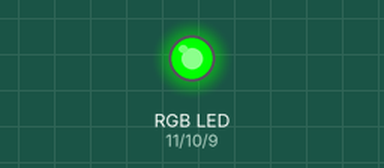
Recording of a sketch running on a simulated Arduino Uno, built with avr-gcc and run on an emulated ATmega328P. Shown: an RGB LED mixed from three pins (HIGH = lit).

Above: at 1.1 s.
At 2.1 s:
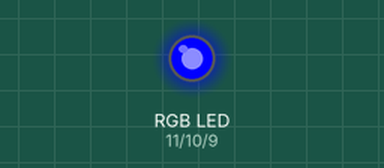
At 3.15 s:
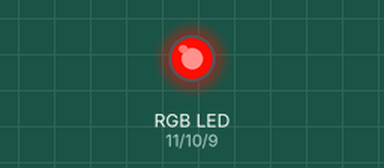
At 12.17 s:
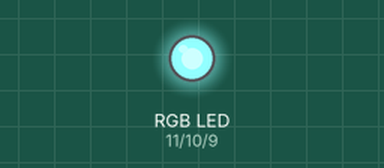
At 21.5 s:
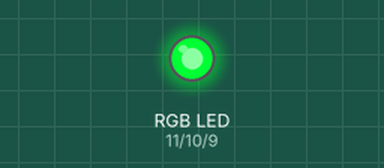
At 39.56 s:
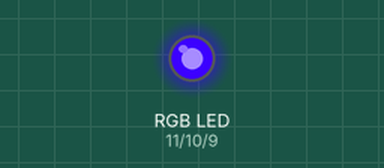
Timing chart, 0 to 40.0 s (numbered marks = the images above):
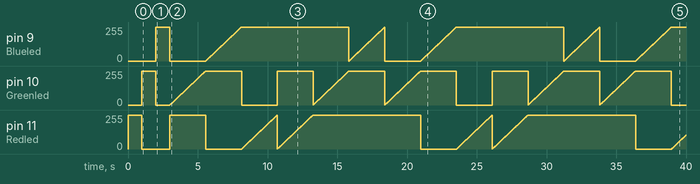

The sketch:

LED.ino
```cpp
int Redled = 11;
int Greenled = 10;
int Blueled = 9;


void setup() {
  ledOutput(255,0,0);
  delay(1000);
  ledOutput(0,255,0);
  delay(1000);
  ledOutput(0,0,255);
  delay(1000);

}

void loop() {
  for (int i = 0;i<=255;++i){
    ledOutput(255,i,0);
    delay(10);
  }
  for (int i = 0;i<=255;++i){
    ledOutput(0,255,i);
    delay(10);
  }
  for (int i = 0;i<=255;++i){
    ledOutput(i,0,255);
    delay(10);
  }
  for (int i = 0;i<=255;++i){
    ledOutput(i,255,255);
    delay(10);
  }
  for (int i = 0;i<=255;++i){
    ledOutput(255,i,255);
    delay(10);
  }
  for (int i = 0;i<=255;++i){
    ledOutput(255,255,i);
    delay(10);
  }
}

void ledOutput(int Red, int Green, int Blue){
  analogWrite(Redled,Red);
  analogWrite(Greenled,Green);
  analogWrite(Blueled,Blue);
}
```
